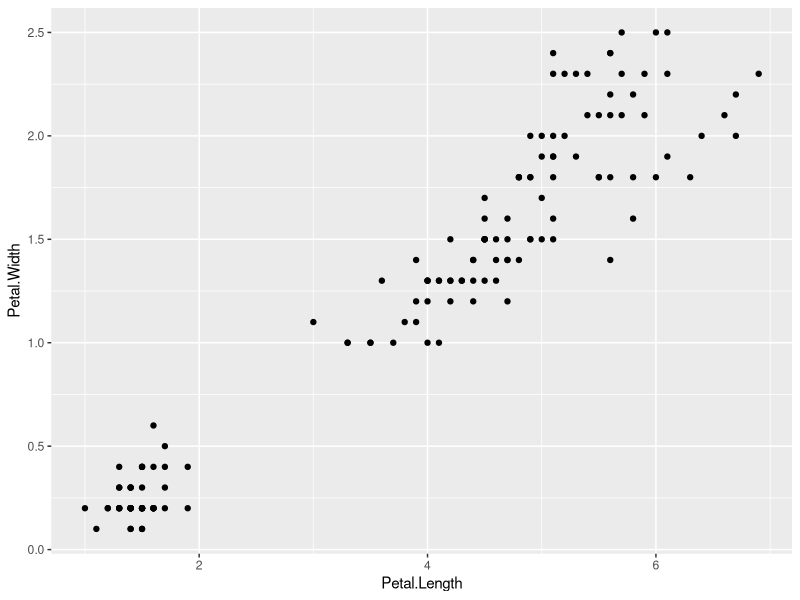
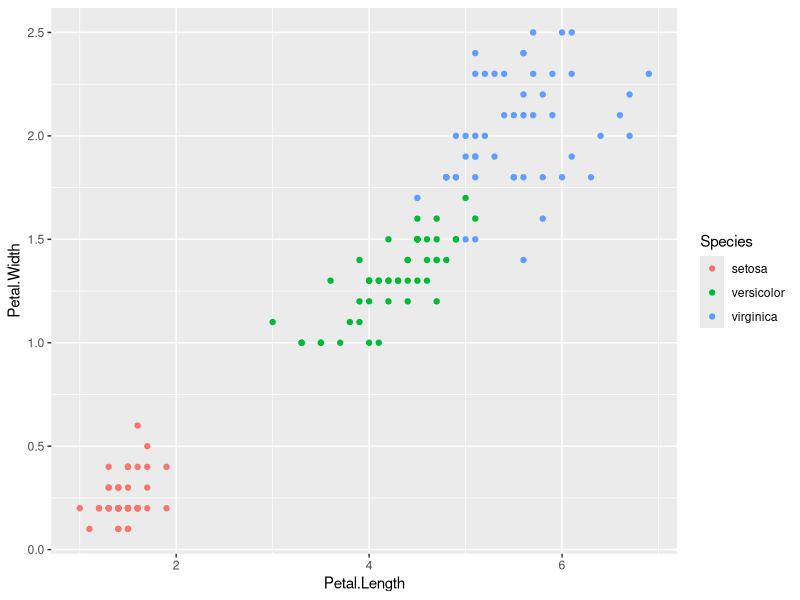
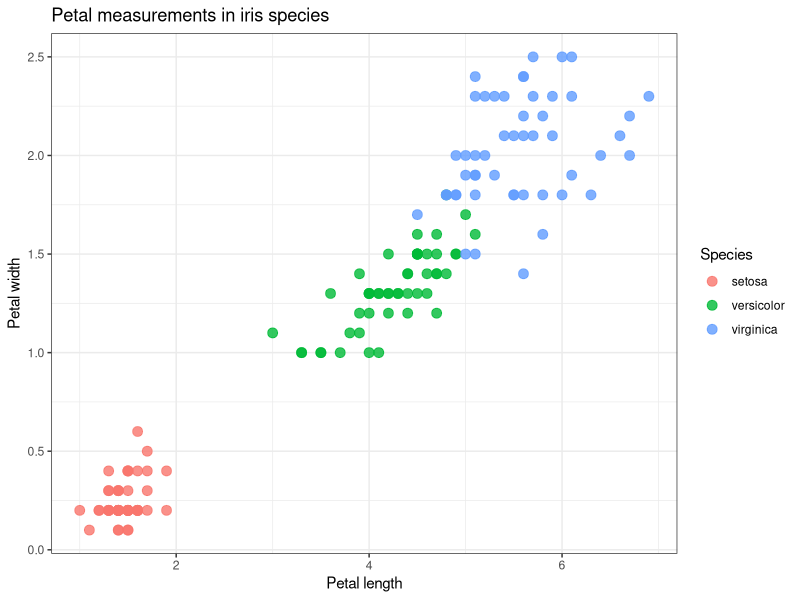
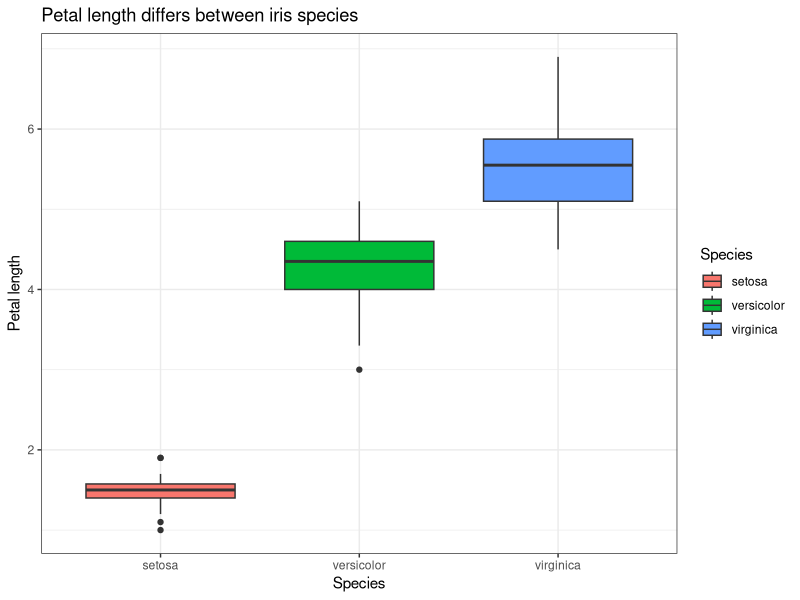
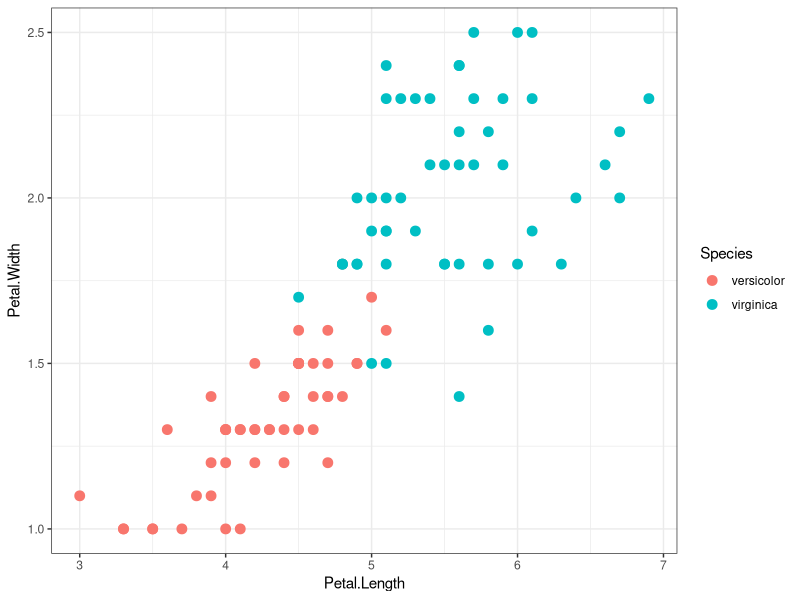
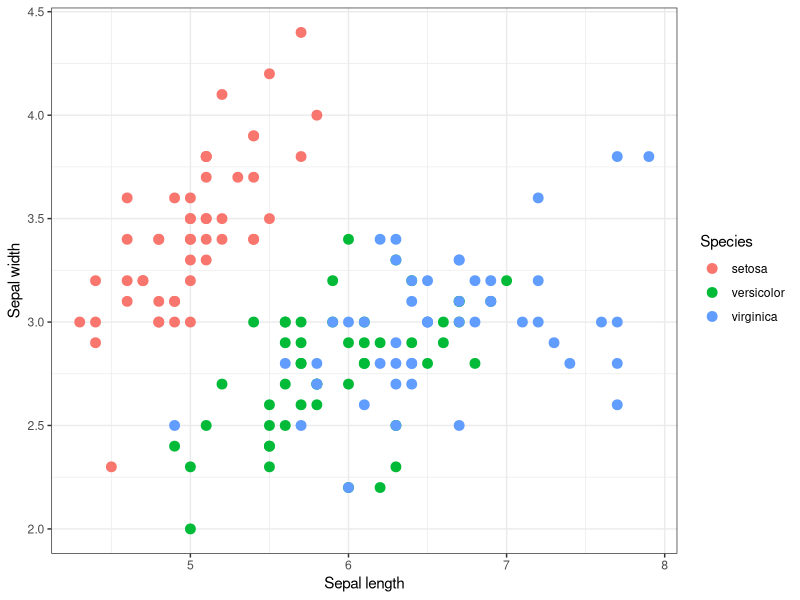
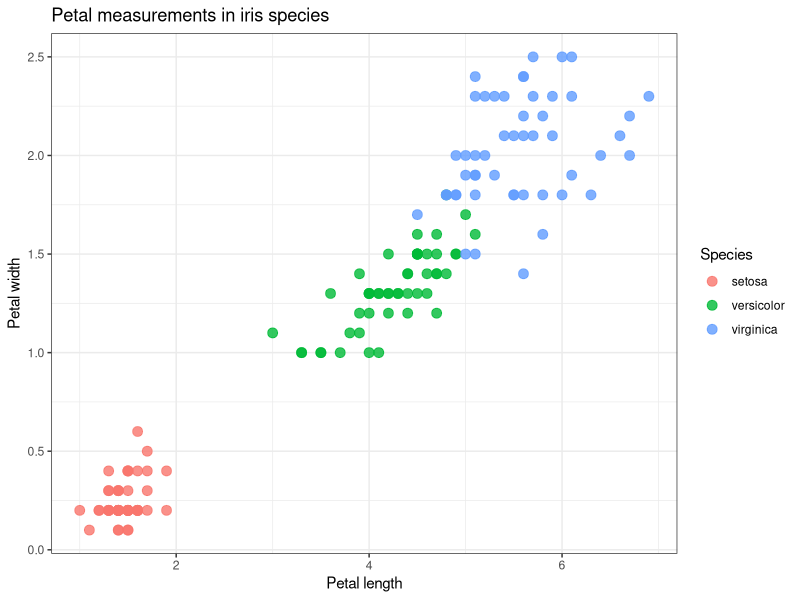

Reproduce these figures in R, in order.
## ---- chunk 1
#| output: false
2 + 2
10 / 2
sqrt(25)
## ---- chunk 2
#| output: false
x <- 10
x

x + 5
## ---- chunk 3
#| output: false
numbers <- c(1, 2, 3, 4, 5)
numbers
## ---- chunk 4
#| output: false
mean(numbers)
sd(numbers)
length(numbers)
## ---- chunk 5
#| output: false
?mean
## ---- chunk 6
#| code-fold: true
#| code-summary: "Show the code"
#| output: false

ages <- c(18, 22, 26, 28, 32)
mean(ages) # = 25.2

## ---- chunk 7
#| output: false

data(iris)
## ---- chunk 8
#| output: false

# show the first few lines
head(iris)
# show structure of the data frame
str(iris)
# show summary of the data frame
summary(iris)
# show dimmensions of the data frame
dim(iris)
# show the column names of the data frame
colnames(iris)
## ---- chunk 9
#| output: false

unique(iris$Species)
## ---- chunk 10
#| output: false

iris$Petal.Length
## ---- chunk 11
#| output: false

# First five rows
iris[1:5, ]

# Rows where Species is setosa
iris[iris$Species == "setosa", ]

# Rows where Petal.Length is greater than 5
iris[iris$Petal.Length > 5, ]

# Select specific columns
iris[, c("Species", "Petal.Length", "Petal.Width")]
## ---- chunk 12
#| output: false

iris[,6] <- iris$Petal.Length / iris$Petal.Width
## ---- chunk 13
#| output: false

colnames(iris)

colnames(iris)[6] <- "Petal.Ratio"
## ---- chunk 14
#| code-fold: true
#| code-summary: "Show the code"
#| output: false

iris[iris$Species == "versicolor", ]

## ---- chunk 15
#| code-fold: true
#| code-summary: "Show the code"
#| output: false

iris[, c("Sepal.Length", "Petal.Length", "Species")]

## ---- chunk 16
#| output: false

iris_df <- iris
## ---- chunk 17
library(tidyverse)
## ---- chunk 18
#| output: false

head(iris_df)
## ---- chunk 19
#| output: false

iris_df %>%
  head()
## ---- chunk 20
#| output: false

# Filter by specific value
iris_df %>%
  dplyr::filter(Species == "setosa")
# Filter by range
iris_df %>%
  dplyr::filter(Petal.Length > 5)
## ---- chunk 21
#| output: false

iris_df %>%
  dplyr::select(Species, Petal.Length, Petal.Width)
## ---- chunk 22
#| output: false

iris_df %>%
  dplyr::mutate(
    Petal.Ratio = Petal.Length / Petal.Width
  )
## ---- chunk 23
#| output: false

# code 1:
iris[,6] <- iris$Petal.Length / iris$Petal.Width
colnames(iris)

colnames(iris)[6] <- "Petal.Ratio"

# code 2:
iris_df %>%
  dplyr::mutate(
    Petal.Ratio = Petal.Length / Petal.Width
    )

## ---- chunk 24
ggplot(data = iris_df, aes(x = Petal.Length, y = Petal.Width)) +
  geom_point()
## ---- chunk 25
ggplot(data = iris_df, aes(x = Petal.Length, y = Petal.Width, color = Species)) +
  geom_point()
## ---- chunk 26
ggplot(data = iris_df, aes(x = Petal.Length, y = Petal.Width, color = Species)) +
  geom_point(size = 3, alpha = 0.8) +
  labs(
    title = "Petal measurements in iris species",
    x = "Petal length",
    y = "Petal width",
    color = "Species"
  ) +
  theme_bw()
## ---- chunk 27
ggplot(data = iris_df, aes(x = Species, y = Petal.Length, fill = Species)) +
  geom_boxplot() +
  labs(
    title = "Petal length differs between iris species",
    x = "Species",
    y = "Petal length"
  ) +
  theme_bw()
## ---- chunk 28
iris_df %>%
  dplyr::filter(Species != "setosa") %>%
  ggplot(aes(x = Petal.Length, y = Petal.Width, color = Species)) +
  geom_point(size = 3) +
  theme_bw()
## ---- chunk 29
#| code-fold: true
#| code-summary: "Show the code"

ggplot(data = iris_df, aes(x = Sepal.Length, y = Sepal.Width, color = Species)) +
  geom_point(size = 3) +
  labs(
    x = "Sepal length",
    y = "Sepal width",
    color = "Species"
  ) +
  theme_bw()

## ---- chunk 30
p <- ggplot(data = iris_df, aes(x = Petal.Length, y = Petal.Width, color = Species)) +
  geom_point(size = 3, alpha = 0.8) +
  labs(
    title = "Petal measurements in iris species",
    x = "Petal length",
    y = "Petal width",
    color = "Species"
  ) +
  theme_bw()

p
